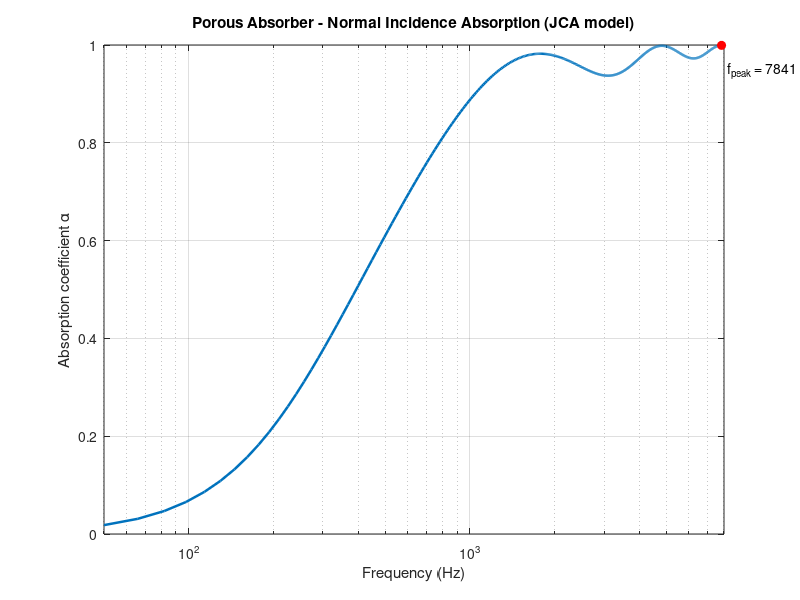

Write MATLAB code to recreate this figure.
% porous_absorption_JCA.m
% Sound absorption coefficient of a rigid-backed porous layer using the
% full Johnson-Champoux-Allard (JCA) model with porosity, tortuosity,
% and viscous/thermal characteristic lengths.
%
% Source: Cox, T.J. and D'Antonio, P., "Acoustic Absorbers and
% Diffusers: Theory, Design and Application," 3rd ed., CRC Press,
% Chapter 6, 6.5.3 Semi-phenomenological models (Eqs. 6.19-6.25), p. 206.
%
% Author: Armin Hashemii
clear
clc
f = linspace(50, 8000, 500);   % [Hz]
omega = 2*pi*f;
% Air properties
rho0   = 1.213;        % air density [kg/m^3]
c0     = 343.0;         % speed of sound [m/s]
eta    = 1.84e-5;       % dynamic viscosity of air [Pa.s]
kappa  = 2.41e-2;       % thermal conductivity of air [W/(m.K)]
cp     = 1.01e3;        % specific heat capacity of air at const. pressure [J/(kg.K)]
gam    = 1.4;           % ratio of specific heats
P0     = 101320;        % atmospheric pressure [N/m^2]

% Porous material (JCA) parameters -----------------
sigma_f  = 20000;       % flow resistivity [Pa.s/m^2]
phi      = 0.98;        % porosity
alpha_inf = 1.05;       % tortuosity
Lambda   = 100e-6;      % viscous characteristic length [m]
Lambda_p = 200e-6;      % thermal characteristic length [m]
D        = 0.05;        % thickness of porous layer [m]

% Viscous boundary layer thickness
% delta_v = sqrt(2*eta/(rho0*omega))                        (Eq. 6.22)
delta_v = sqrt(2*eta./(rho0*omega));

% Thermal boundary layer thickness
% delta_h = sqrt(2*kappa/(rho0*cp*omega))                   (Eq. 6.23)
delta_h = sqrt(2*kappa./(rho0*cp*omega));

% Prandtl number
% Np = (delta_v/delta_h)^2                                  (Eq. 6.21)
Np = (delta_v./delta_h).^2;

% Effective (dynamic) density of the porous material
% rho_e = (alpha_inf*rho0/phi) * [1 + (sigma*phi)/(j*omega*rho0*alpha_inf)
%          * sqrt(1 + 4j*alpha_inf^2*eta*rho0*omega/(sigma^2*Lambda^2*phi^2))]
%                                                             (Eq. 6.19)
rho_e = (alpha_inf*rho0./phi) .* ...
    (1 + (sigma_f*phi)./(1i*omega*rho0*alpha_inf) .* ...
    sqrt(1 + (4i*alpha_inf^2*eta*rho0.*omega)/(sigma_f^2*Lambda^2*phi^2)));

% Effective (dynamic) bulk modulus of air in the material
% Ke = (gamma*P0/phi) * { gamma - (gamma-1)*[1 + (8*eta)/(j*Lambda'^2*Np*omega*rho0)
%       * sqrt(1 + j*rho0*omega*Np*Lambda'^2/(16*eta))]^-1 }^-1
%                                                             (Eq. 6.20)
inner_sqrt = sqrt(1 + (1i*rho0.*omega.*Np*Lambda_p^2)/(16*eta));
bracket = 1 + (8*eta)./(1i*Lambda_p^2.*Np.*omega*rho0) .* inner_sqrt;
K_e = (gam*P0/phi) .* (gam - (gam-1)*bracket.^(-1)).^(-1);

% Characteristic impedance of the material
% zc = sqrt(Ke*rho_e)                                        (Eq. 6.24)
zc = sqrt(K_e.*rho_e);

% Propagation wavenumber
% k = omega*sqrt(rho_e/Ke)                                   (Eq. 6.25)
k = omega.*sqrt(rho_e./K_e);

% Surface impedance of rigidly-backed layer of thickness D
Zs = -1i*zc.*cot(k*D);

% Normal-incidence energy absorption coefficient
alpha = 1 - abs((Zs - rho0*c0)./(Zs + rho0*c0)).^2;

figure('Color','w');
semilogx(f, alpha, 'LineWidth', 1.8);
grid on;
xlabel('Frequency (Hz)');
ylabel('Absorption coefficient \alpha');
title('Porous Absorber - Normal Incidence Absorption (JCA model)');
ylim([0 1]);
xlim([f(1) f(end)]);
% Annotate peak
[alpha_max, idx_max] = max(alpha);
hold on;
plot(f(idx_max), alpha_max, 'ro', 'MarkerFaceColor','r');
text(f(idx_max), alpha_max-0.05, ...
    sprintf('  f_{peak} = %.0f Hz, \\alpha_{max} = %.3f', f(idx_max), alpha_max));
%% ---------------- Print summary -----------------------------------
fprintf('--- JCA Material Parameters ---\n');
fprintf('Flow resistivity sigma = %.0f Pa.s/m^2\n', sigma_f);
fprintf('Porosity phi = %.2f\n', phi);
fprintf('Tortuosity alpha_inf = %.2f\n', alpha_inf);
fprintf('Lambda = %.1f um, Lambda_p = %.1f um\n', Lambda*1e6, Lambda_p*1e6);
fprintf('Thickness D = %.1f mm\n', D*1e3);
fprintf('--- Result ---\n');
fprintf('Peak absorption alpha_max = %.3f at f = %.1f Hz\n', alpha_max, f(idx_max));
